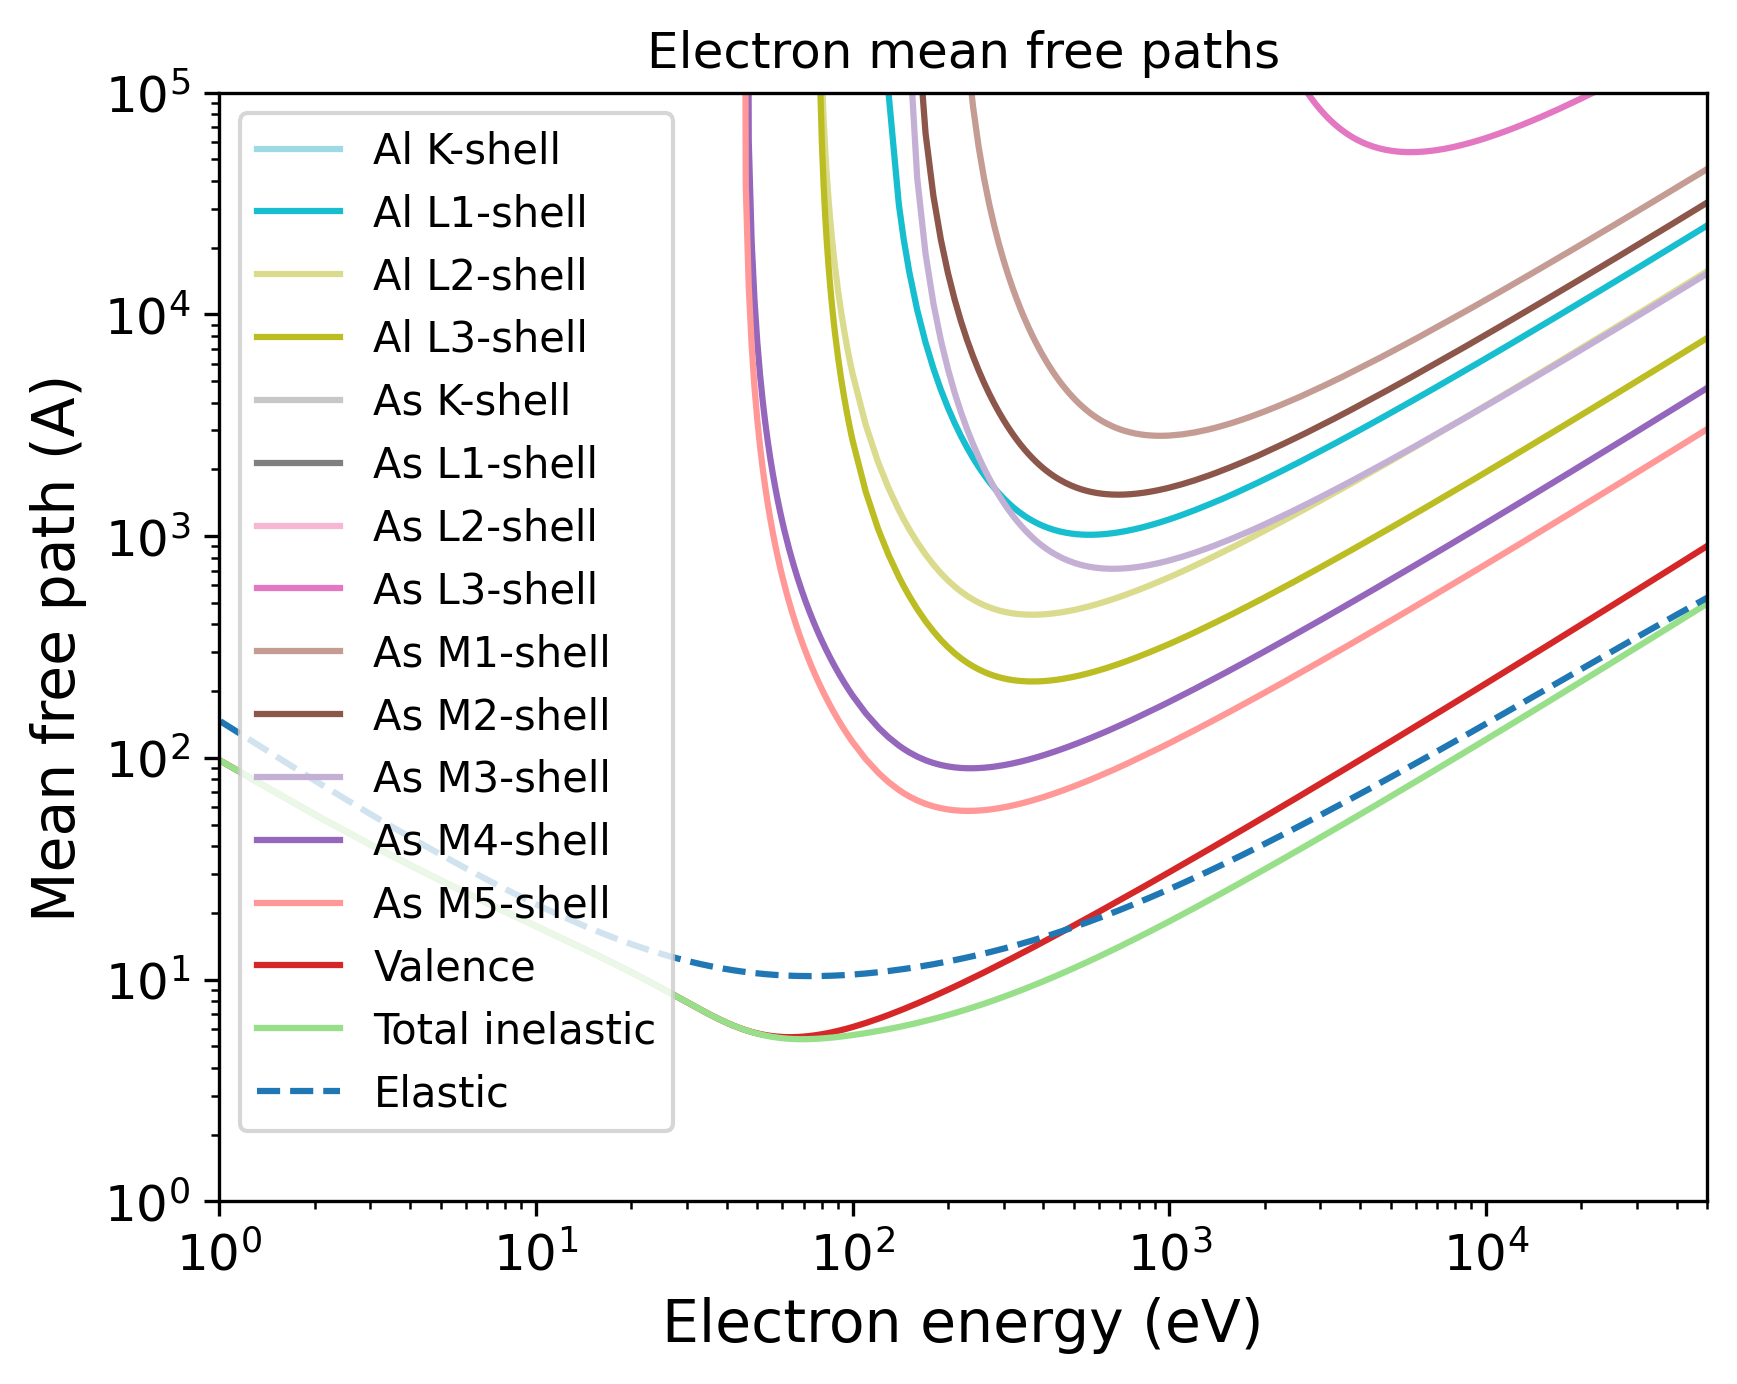

Write Python code to recreate this figure.
import pandas as pd
import numpy as np
import matplotlib.pyplot as plt
import matplotlib.cm as cm
# Set the format:
plt.xlabel("Electron energy (eV)", fontsize=14)
plt.ylabel("Mean free path (A)", fontsize=14)
plt.xticks(fontsize=12)
plt.yticks(fontsize=12)
plt.grid(False)
# Set the axes:
# Read the output file:
df = pd.read_csv(r"OUTPUT_AlAs_Electron_IMFP.dat", sep=r'\s+', header=None, comment="#", skipinitialspace=True)
plt.xscale("log")
plt.yscale("log")
# Prepare the plot:
columns_to_plot = [ 1, 2, 3, 4, 5, 6, 7, 8, 9, 10, 11, 12, 13, 14, 15]
labels = [ "Al K-shell", "Al L1-shell", "Al L2-shell", "Al L3-shell", "As K-shell", "As L1-shell", "As L2-shell", "As L3-shell", "As M1-shell", "As M2-shell", "As M3-shell", "As M4-shell", "As M5-shell", "Valence", "Total inelastic"]
# Create N distinct colors from a colormap
N = len(columns_to_plot)
colors = plt.cm.tab20(np.linspace(1, 0, 20))
# Set line styles:
linestyles = [ "-", "-", "-", "-", "-", "-", "-", "-", "-", "-", "-", "-", "-", "-", "-"]
for i, col in enumerate(columns_to_plot):
    color = colors[i % len(colors)]
    ls    = linestyles[i % len(linestyles)]
    label = labels[i % len(labels)]
    plt.plot(df.iloc[:, 0], df.iloc[:, col],
    color=color,
    label=label,
    linestyle=ls)
# Add a curve from the second file
df2 = pd.read_csv(r"OUTPUT_AlAs_Electron_EMFP.dat", sep=r'\s+', header=None, comment="#", skipinitialspace=True)
columns_to_plot2 = [ 3]
labels2 = [ "Elastic"]
# Create second part of the plot:
for col, label in zip(columns_to_plot2, labels2):
    plt.plot(df2.iloc[:, 0], df2.iloc[:, col], label=label, linestyle="--")
plt.xlim(1.00000000,50000.00000000)
plt.ylim(1.00000000,100000.00000000)
plt.title("Electron mean free paths")
plt.legend(loc="best", fontsize=10)
# Save the plot in this format:
plt.savefig("OUTPUT_MFP_electron.png", dpi=300, bbox_inches="tight")
